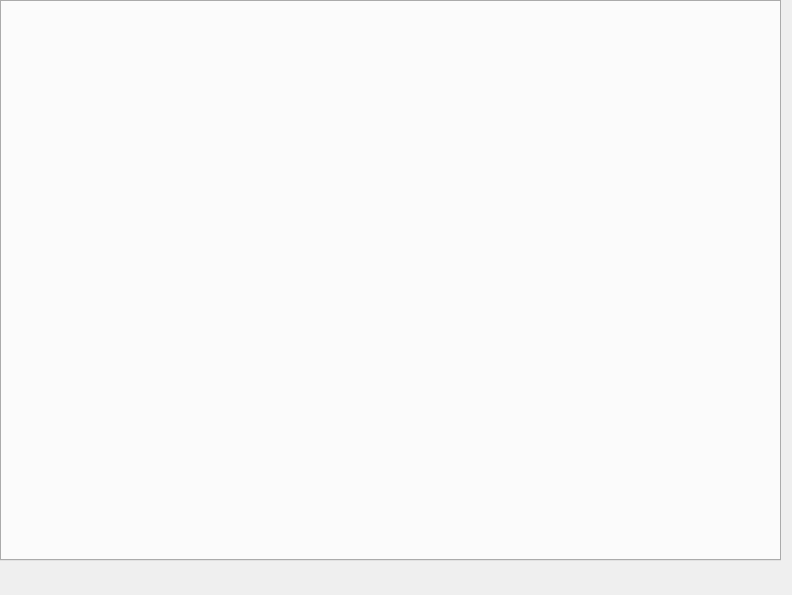
<?xml version="1.0" encoding="UTF-8"?>
<ui version="4.0">
 <class>baseGraphWidget</class>
 <widget class="QWidget" name="baseGraphWidget">
  <property name="geometry">
   <rect>
    <x>0</x>
    <y>0</y>
    <width>792</width>
    <height>595</height>
   </rect>
  </property>
  <property name="windowTitle">
   <string>Form</string>
  </property>
  <widget class="QTabWidget" name="tabWidget">
   <property name="geometry">
    <rect>
     <x>0</x>
     <y>0</y>
     <width>781</width>
     <height>561</height>
    </rect>
   </property>
   <property name="tabPosition">
    <enum>QTabWidget::North</enum>
   </property>
   <property name="tabShape">
    <enum>QTabWidget::Triangular</enum>
   </property>
   <property name="elideMode">
    <enum>Qt::ElideNone</enum>
   </property>
   <property name="tabsClosable">
    <bool>true</bool>
   </property>
  </widget>
 </widget>
 <resources/>
 <connections/>
</ui>
